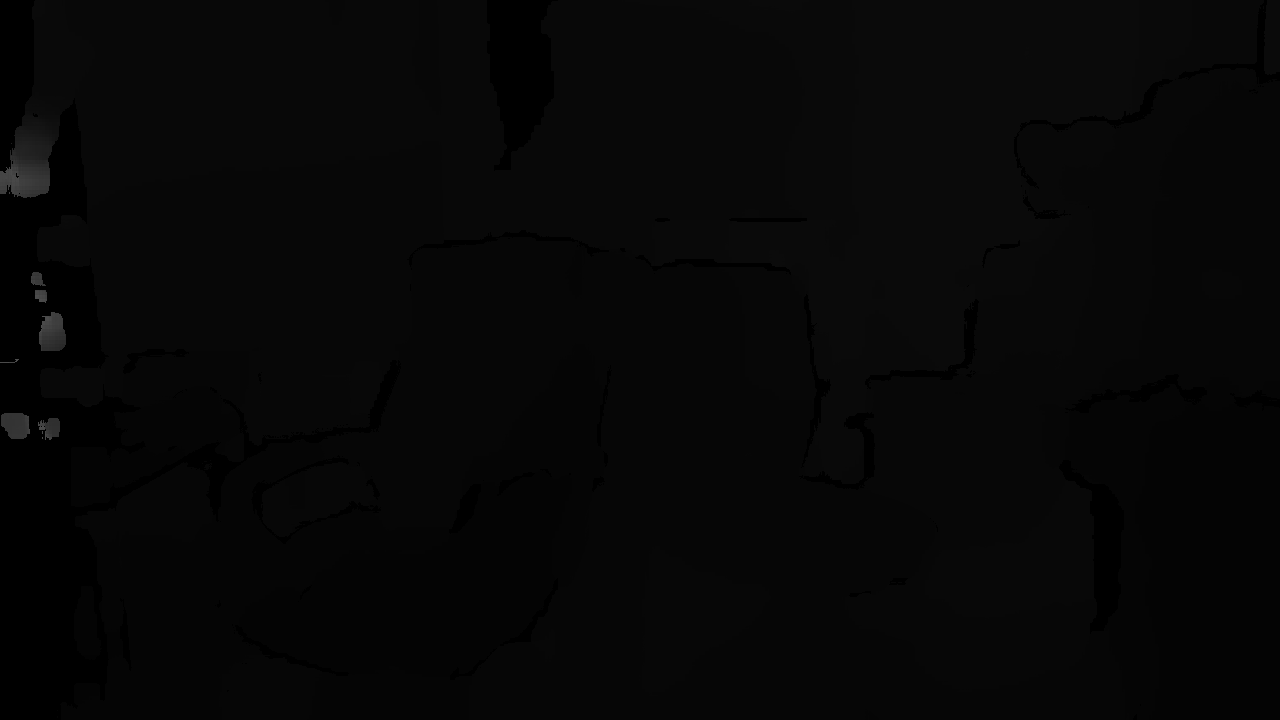
#> input picture lab_pose_dataset1/depth000001.png, 1280 x 720 px, given in place of left000001.png, which was not available
$ python zed_reconstruct.py --scene lab_pose_dataset1 --mode 5
#> lines starting #> are read from the running program, lines starting #| are printed output that depends on the picture; pictures that were not available may be replaced by others from this repository, and a replacement may not be noted
"""
Usage:
python zed_reconstruct.py --scene=lab_pose_dataset1/ --mode=1
"""
import numpy as np
import cv2
import argparse
import os
import open3d as o3d
from PIL import Image
import time
import copy
import pandas as pd
import math
import sys
from sklearn.neighbors import NearestNeighbors


def parse_config():
    parser = argparse.ArgumentParser()
    parser.add_argument("--scene", required=True)
    parser.add_argument("--mode", required=True, type=int, help='0: ground truth, 1:icp, 2: gt+icp')

    return parser.parse_args()

# [50 lines left out: functions draw_registration_result, preprocess_point_cloud, prepare_dataset, execute_global_registration, execute_fast_global_registration, not called in this run]

def depth_image_to_point_cloud(rgb_img, depth_img, intrinsic_mtx):
#> called with rgb_img = 'lab_pose_dataset1/left000001.png', depth_img = 'lab_pose_dataset1/depth000001.png', intrinsic_mtx = array of shape (3, 3)
    rgb = cv2.imread(rgb_img)[:,:,[2,1,0]]
#> rgb is the input picture: shape (720, 1280, 3); min 0, max 78, mean 6.5
    rgb = rgb[:,200:,:].reshape((-1,3))
    depth = cv2.imread(depth_img, cv2.IMREAD_UNCHANGED)
    depth_scale = 1000000.0
    fx, fy, cx, cy = intrinsic_mtx[0,0], intrinsic_mtx[1,1], intrinsic_mtx[0,2], intrinsic_mtx[1,2]

    x = np.zeros(depth.shape)
    y = np.zeros(depth.shape)
    z = depth / depth_scale
    for i in range(x.shape[1]):
        x[:,i] = i
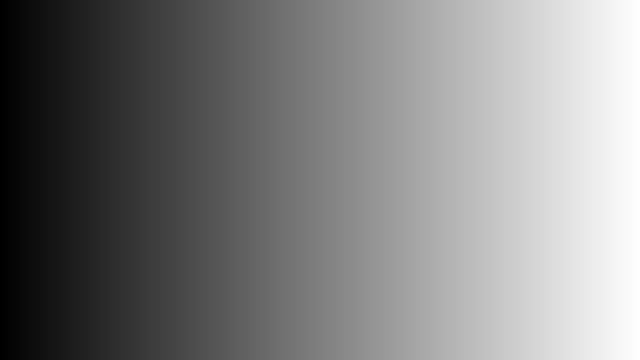
#> x: shape (720, 1280) float64 (shown at 1/2 size); min 0, max 1279, mean 639.5; drawn with min black and max white
    x = ((x - x.shape[1] / 2) * z) / fx
    for i in range(y.shape[0]):
        y[i,:] = i
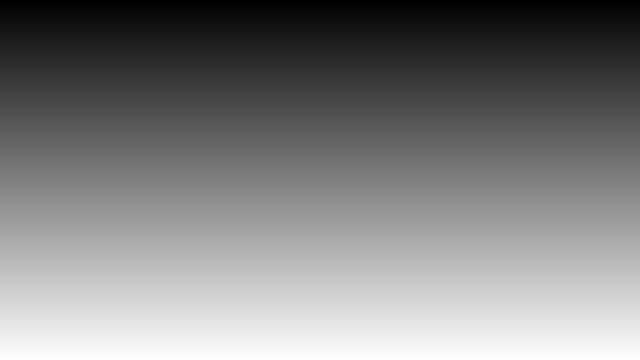
#> y: shape (720, 1280) float64 (shown at 1/2 size); min 0, max 719, mean 359.5; drawn with min black and max white
    y = ((y - y.shape[0] / 2) * z) / fy

    x, y, z = x[:, 200:], y[:, 200:], z[:, 200:]
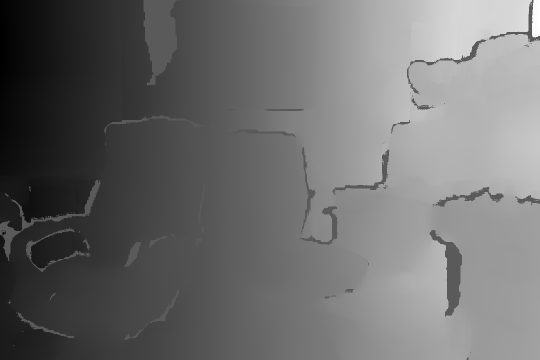
#> x: shape (720, 1080) float64 (shown at 1/2 size); min -0.00138, max 0.00251, mean 0.000288; drawn with min black and max white
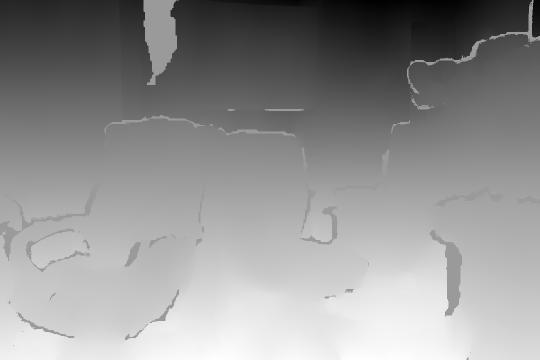
#> y: shape (720, 1080) float64 (shown at 1/2 size); min -0.00145, max 0.000936, mean -8.15e-05; drawn with min black and max white
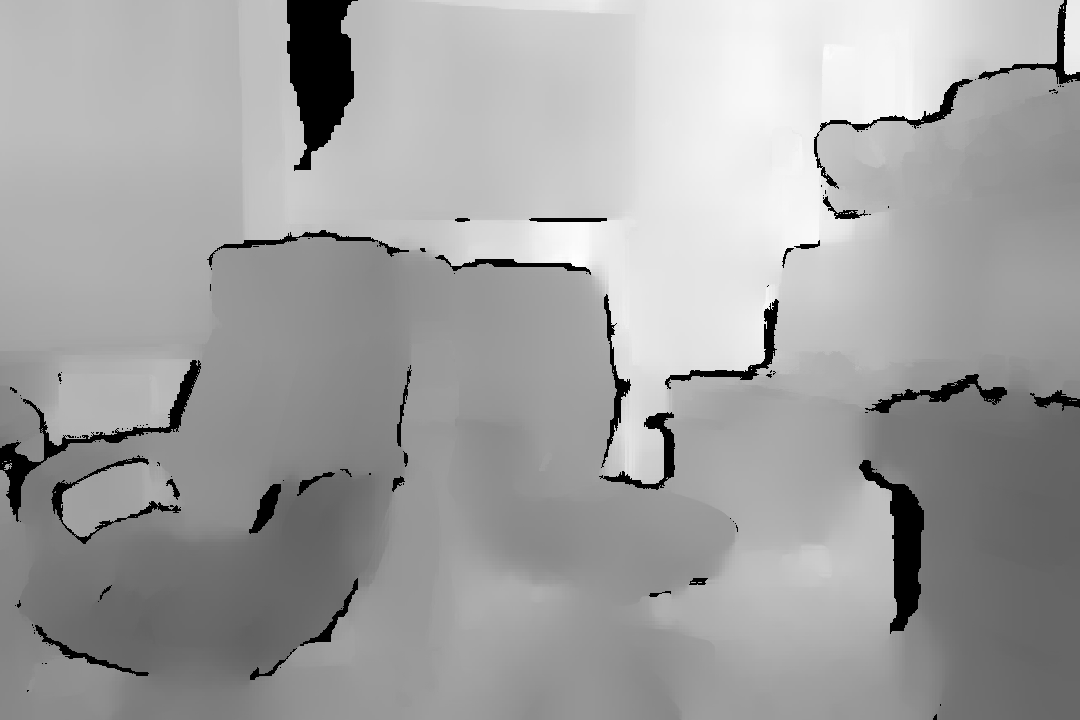
#> z: shape (720, 1080) float64; min 0, max 0.00286, mean 0.00181; drawn with min black and max white
    x, y, z = x.reshape((-1,1)), y.reshape((-1,1)), z.reshape((-1,1))
    r, g, b = rgb[:,0].reshape((-1,1)), rgb[:,1].reshape((-1,1)), rgb[:,2].reshape((-1,1))
    valid = ((z < 0.002) & (z > 0)).reshape(-1)
    x, y, z = x[valid], y[valid], z[valid]
    r, g, b = r[valid], g[valid], b[valid]
    points = np.concatenate((x, -y, -z), axis=1)
    colors = np.concatenate((r, g, b), axis=1) / 255.0

    pcd = o3d.geometry.PointCloud()
    pcd.points = o3d.utility.Vector3dVector(points)
    pcd.colors = o3d.utility.Vector3dVector(colors)
    return pcd

# [117 lines left out: functions local_icp_algorithm, transform_pose, local_icp_algorithm_own, best_fit_transform, not called in this run]


if __name__ == '__main__':
    args = parse_config()
    num_files = len(os.listdir(args.scene))
    intrinsic_mtx = np.array([[679.80212402, 0.0, 593.40826416],
                              [0.0, 679.80212402, 357.66592407],
                              [0.0, 0.0, 1.0]])
    intrinsic_o3d = o3d.camera.PinholeCameraIntrinsic(
        1280, 720, 679.80212402, 679.80212402, 593.40826416, 357.66592407
    )
    voxel_size = 0.00006
    threshold = voxel_size * 0.4
    trans_mtx_list = []
    pcd_list = []
    image_list = os.listdir(args.scene)
    image_list = sorted(image_list)
    if 'pose_data.npy' in image_list:
        image_list.remove('pose_data.npy')

    for i in range(0, num_files//2):
        print(os.path.join(args.scene, image_list[i].replace('depth', 'left')))
        rgb_path = os.path.join(args.scene, image_list[i].replace('depth', 'left'))
        depth_path = os.path.join(args.scene, image_list[i])
        pcd = depth_image_to_point_cloud(rgb_path, depth_path, intrinsic_mtx)
        pcd_list.append(pcd)
    num_pcd = len(pcd_list)

    if args.mode == 0:
        pose_data_list = np.load(os.path.join(args.scene, 'pose_data.npy'))
        pose_data_list[:,[0,1,2],3] /= 1000000.0
        for i in range(len(pose_data_list)):
            pcd_list[i] = pcd_list[i].transform(pose_data_list[i])
            print(pose_data_list[i])
        pcd_total = o3d.geometry.PointCloud()
        for i in range(num_pcd):
            pcd_total += pcd_list[i]
        o3d.visualization.draw_geometries([pcd_total])

    elif args.mode == 1:
        for i in range(num_pcd-1):
            print(f'{num_pcd-i-1}->{num_pcd-i-2}:')
            source = pcd_list[num_pcd-i-1]
            target = pcd_list[num_pcd-i-2]
            source, target, source_down, target_down, source_fpfh, target_fpfh = \
                prepare_dataset(source, target, voxel_size)
            start = time.time()
            result_ransac = execute_global_registration(source_down, target_down,
                                                        source_fpfh, target_fpfh,
                                                        voxel_size)

            transformation = local_icp_algorithm(source_down, target_down, result_ransac.transformation, threshold)
            trans_mtx_list.append(transformation)
        trans_mtx_list.reverse()
        for i in range(1, len(trans_mtx_list)):
            trans_mtx_list[i] = trans_mtx_list[i-1] @ trans_mtx_list[i]

        for i in range(len(trans_mtx_list)):
            pcd_list[i+1].transform(trans_mtx_list[i])

        pcd_total = o3d.geometry.PointCloud()
        for i in range(num_pcd):
            pcd_total += pcd_list[i]
        o3d.visualization.draw_geometries([pcd_total])

    elif args.mode == 2:
        pose_data_list = np.load(os.path.join(args.scene, 'pose_data.npy'))
        pose_data_list[:,[0,1,2],3] /= 1000000.0
        for i in range(len(pose_data_list)):
            pcd_list[i] = pcd_list[i].transform(pose_data_list[i])

        for i in range(num_pcd-1):
            print(f'{num_pcd-i-1}->{num_pcd-i-2}:')
            source = pcd_list[num_pcd-i-1]
            target = pcd_list[num_pcd-i-2]
            source, target, source_down, target_down, source_fpfh, target_fpfh = \
                prepare_dataset(source, target, voxel_size)
            start = time.time()
            result_ransac = execute_global_registration(source_down, target_down,
                                                        source_fpfh, target_fpfh,
                                                        voxel_size)

            transformation = local_icp_algorithm(source_down, target_down, np.identity(4), threshold)
            trans_mtx_list.append(transformation)
        trans_mtx_list.reverse()
        for i in range(1, len(trans_mtx_list)):
            trans_mtx_list[i] = trans_mtx_list[i-1] @ trans_mtx_list[i]

        for i in range(len(trans_mtx_list)):
            pcd_list[i+1].transform(trans_mtx_list[i])

        pcd_total = o3d.geometry.PointCloud()
        for i in range(num_pcd):
            pcd_total += pcd_list[i]
        o3d.visualization.draw_geometries([pcd_total])

$ run again, on lab_pose_dataset1/depth000003.png
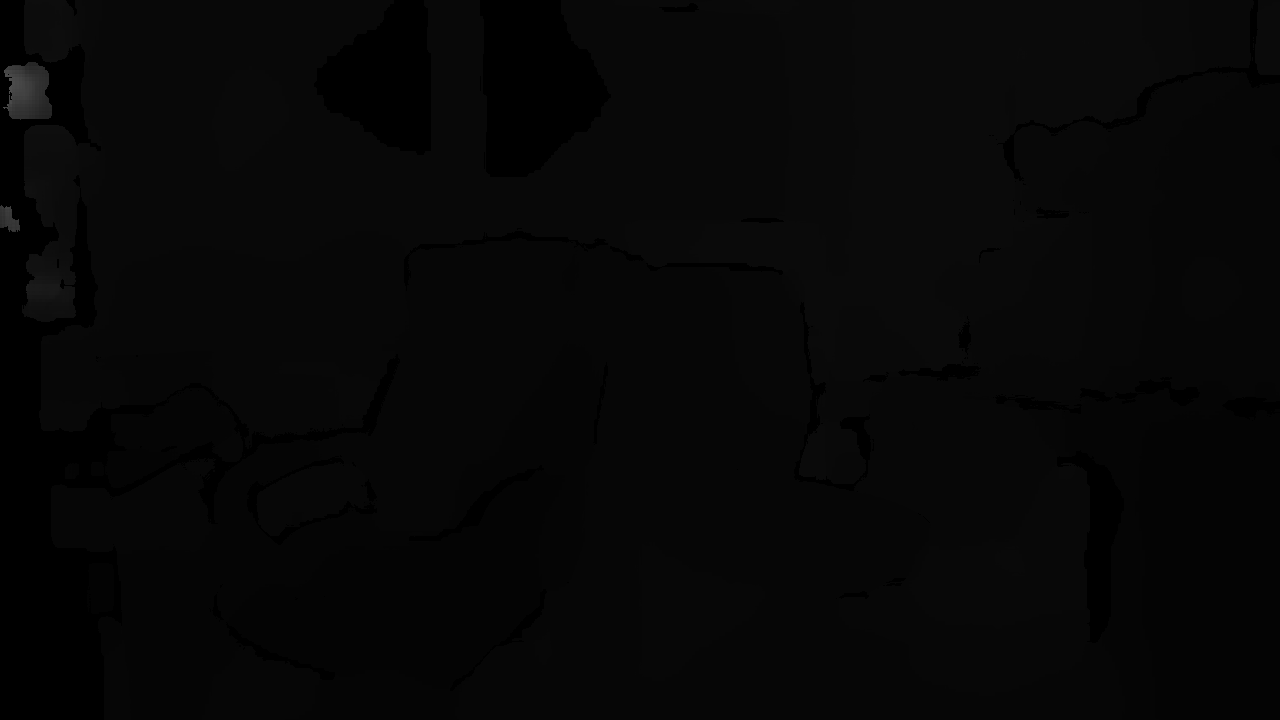
#> input picture lab_pose_dataset1/depth000003.png, 1280 x 720 px, given in place of left000001.png, which was not available
#> in depth_image_to_point_cloud, rgb is the input picture: shape (720, 1280, 3); min 0, max 78, mean 6.3
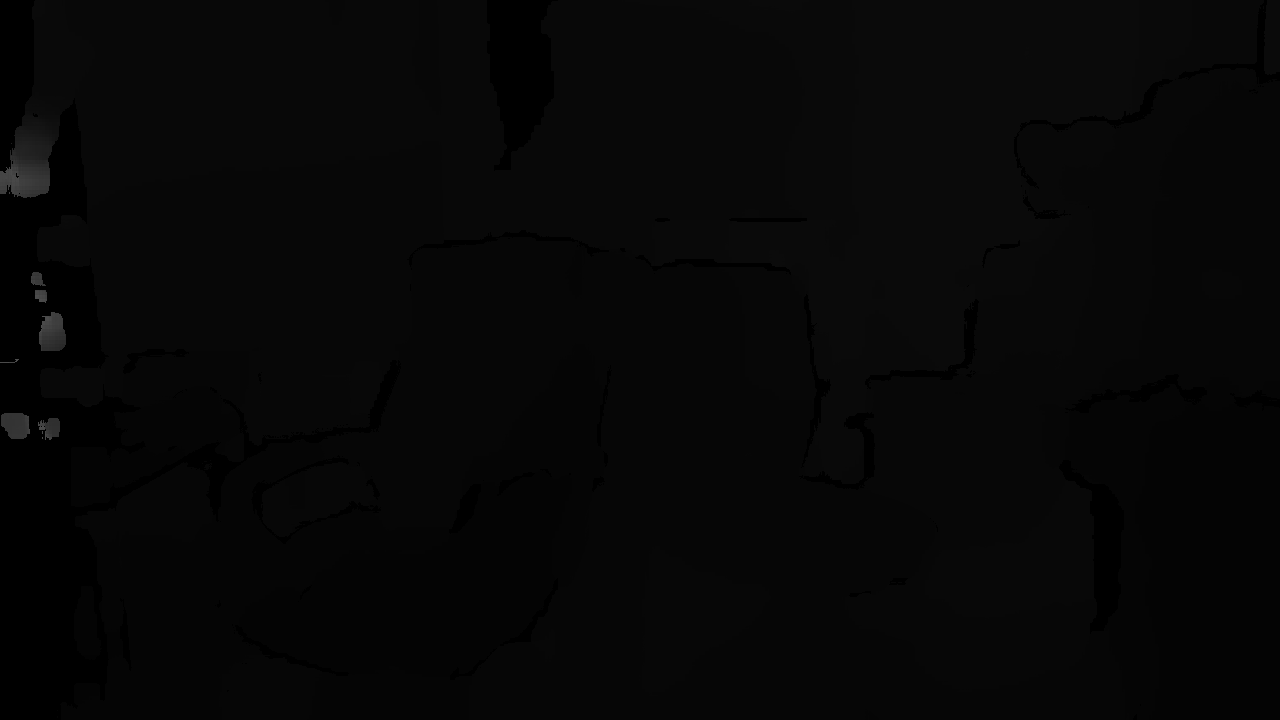
#> input picture lab_pose_dataset1/depth000001.png, 1280 x 720 px
#> in depth_image_to_point_cloud, depth is the input picture: shape (720, 1280) uint16; min 0, max 19989, mean 1772.4

$ run again, on lab_pose_dataset1/depth000005.png
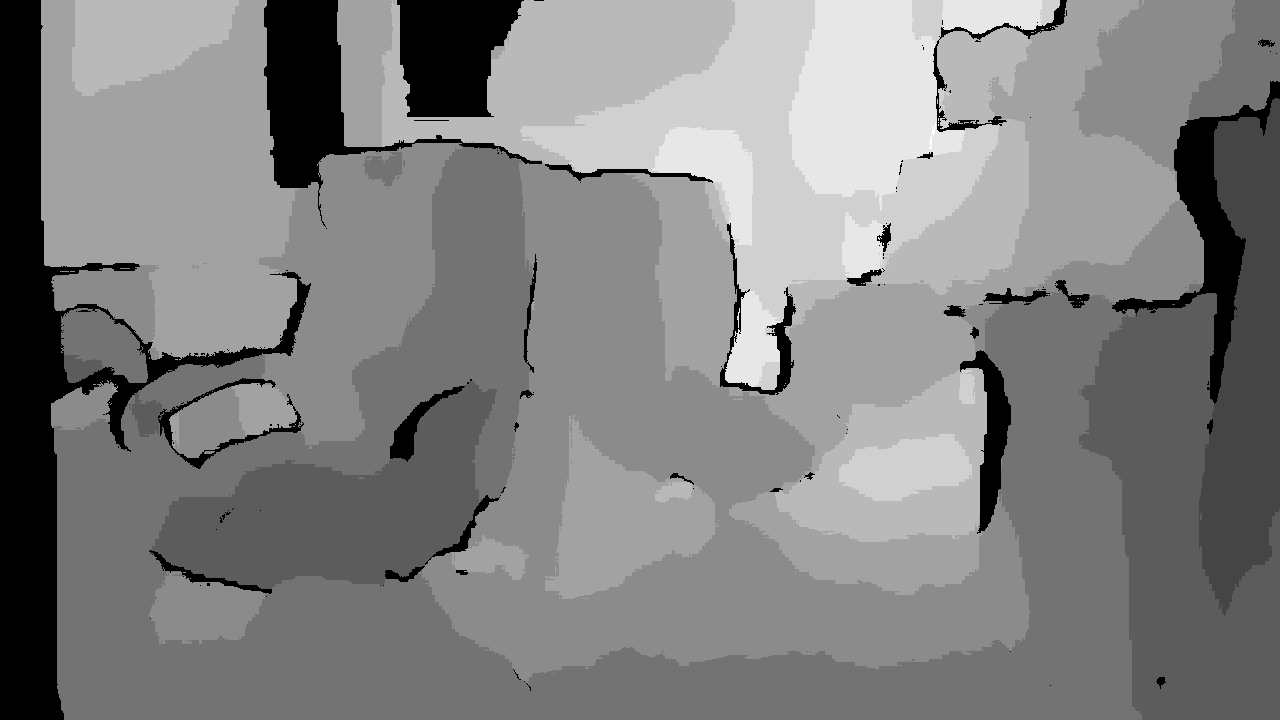
#> input picture lab_pose_dataset1/depth000005.png, 1280 x 720 px, given in place of left000001.png, which was not available
#> in depth_image_to_point_cloud, rgb is the input picture: shape (720, 1280, 3); min 0, max 11, mean 5.59
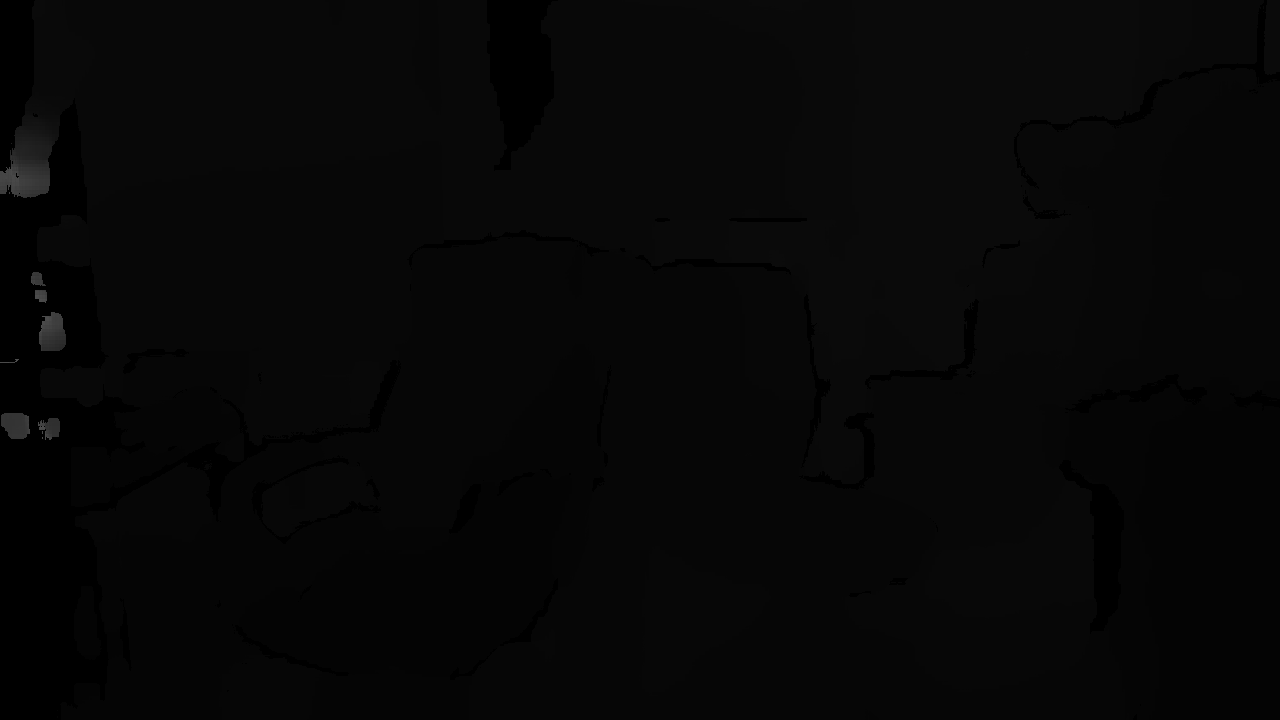
#> input picture lab_pose_dataset1/depth000001.png, 1280 x 720 px
#> in depth_image_to_point_cloud, depth is the input picture: shape (720, 1280) uint16; min 0, max 19989, mean 1772.4
